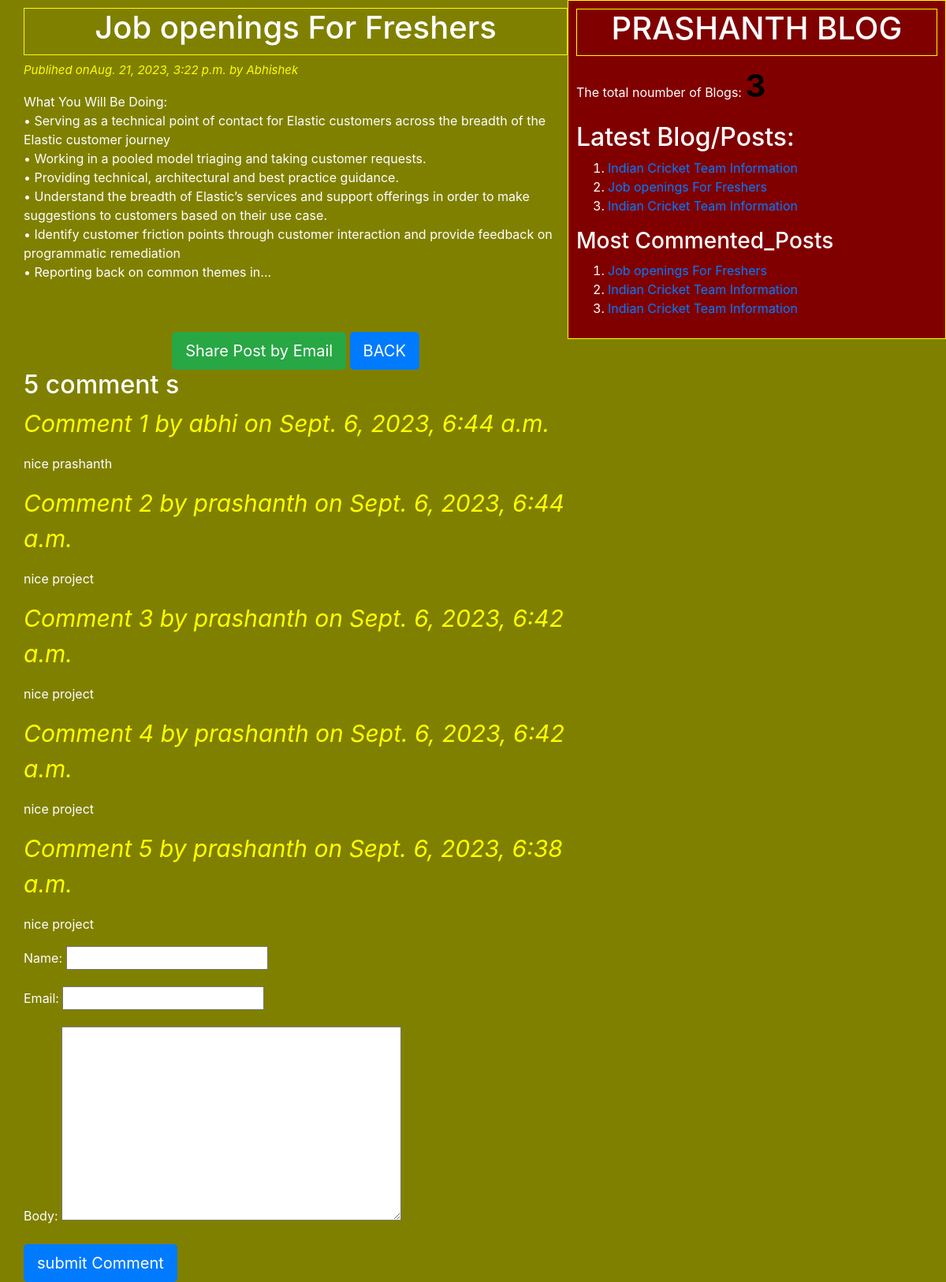
Page /2023/08/21/job-for-freshers/ on the committed database.
### blogapp/models.py (models this page shows, shortened)
class Post(models.Model):
    STATUS_CHOICES=(('draft','Draft'),('publish','Publish'))
    title=models.CharField(max_length=50)
    slug=models.SlugField(max_length=50,unique_for_date='publish')
    author=models.ForeignKey(User,related_name='blog_posts',on_delete=models.CASCADE)
    body=models.TextField()
    publish=models.DateTimeField(default=timezone.now)
    created = models.DateTimeField(auto_now_add=True)
    updated = models.DateTimeField(auto_now=True)
    status=models.CharField(max_length=50,choices=STATUS_CHOICES,default='draft')
    objects=CustomManager()
    tags=TaggableManager()
    class Meta:
        ordering=('-publish',)
    def get_absolute_url(self):
        return reverse('post_detail',args=[self.publish.year,self.publish.strftime('%m'),self.publish.strftime('%d'),self.slug])

class Comments(models.Model):
    post=models.ForeignKey(Post,related_name='comments',on_delete=models.CASCADE)
    name=models.CharField(max_length=50)
    email=models.EmailField()
    body=models.TextField()
    created = models.DateTimeField(auto_now_add=True)
    updated = models.DateTimeField(auto_now=True)
    active=models.BooleanField(default=True)
    class Meta:
        ordering=('-created',)

### blogapp/views.py (the view)
# urls.py: re_path(r'^(?P<year>\d{4})/(?P<month>\d{2})/(?P<day>\d{2})/(?P<post>[-\w]+)/$', views.post_detail_view,name='post_detail'),
def post_detail_view(request,year,month,day,post):
     post=get_object_or_404(Post,slug=post,status='publish',publish__year=year,publish__month=month,publish__day=day)
     comments=post.comments.filter(active=True)
     csubmit=False
     if request.method =='POST':
          form=CommentForm(request.POST)
          if form.is_valid():
               new_comment=form.save(commit=False)
               new_comment.post=post
               new_comment.save()
               csubmit=True
     else:
          form=CommentForm()
     my_dict={'post':post,'csubmit':csubmit,'comments':comments,'form':form}
     return render(request=request, template_name='blogapp/post_detail.html', context=my_dict)

### blogapp/forms.py
class CommentForm(forms.ModelForm):
    class Meta:
        model=Comments
        fields=('name','email','body')

### blogapp/models.py (called while the page is built)
    def get_queryset(self):
        return super().get_queryset().filter(status='publish')

### blogapp/templatetags/blog_tags.py (called while the page is built)
@register.simple_tag(name='my_tag')
def total_posts():
    return Post.objects.count()

@register.inclusion_tag('blogapp/latest_posts.html')
def show_latest_posts():
    latest_posts=Post.objects.order_by('-publish')[:3]
    return {'latest_posts':latest_posts}

@register.simple_tag()
def get_post_commented_posts(count=3):
    return Post.objects.annotate(total_comments=Count('comments')).order_by('-total_comments')[:count]

### templates/blogapp/post_detail.html (shortened to what this page needs)
<!DOCTYPE html>
{% extends 'blogapp/base.html' %}
{% block content_block %}
    <h1>{{post.title}}</h1>
    <p id="date">Publihed on{{post.publish}} by {{post.author|title}}</p>
            {{post.body|linebreaks}}
    <br><br>
    <div class="container" align="center">
        <a href="/{{post.id}}/share" class="btn btn-lg btn-success">Share Post by Email</a>
         <a href="http://127.0.0.1:8000/" class="btn btn-primary btn-lg" > BACK</a>
    </div>
    {% with comments.count as comments_count %}
        <h2>{{comments_count}} comment {{comments_count|pluralize}}</h2>
    {% endwith %}
    {% if comments %}
        {% for comment in comments %}
                <p id="ch"> Comment {{forloop.counter}} by {{comment.name}} on {{comment.created}}</p>
                <div class="cb">
                    {{comment.body|linebreaks}}
                </div>
         {% endfor %}
    {% else %}
            <p>There are no comments yet!!!</p>
    {% endif %}
    {% if csubmit %}
        <h2>your Comment added successfully</h2>
    {% else %}
        <form action="" method="post">
                {{form.as_p}}
            <input type="submit" name="" class="btn btn-primary btn-lg" value="submit Comment">
        </form>
    {% endif %}
{% endblock content_block %}

### templates/blogapp/base.html (shortened to what this page needs)
<!DOCTYPE html>
{% load blog_tags %}
{% load static %}
<html>
<head>
<link rel="stylesheet" type="text/css" href="{% static "css/blogapp.css" %}">
<link rel="stylesheet" href="https://stackpath.bootstrapcdn.com/bootstrap/4.5.2/css/bootstrap.min.css" integrity="sha384-
JcKb8q3iqJ61gNV9KGb8thSsNjpSL0n8PARn9HuZOnIxN0hoP+VmmDGMN5t9UJ0Z">
</head>
<body class="first">
        <div class="content">
                {% block content_block %}
                {% endblock content_block %}
        </div>
        <div class="sidebar">
            <h1>PRASHANTH BLOG</h1>
            <p> The total noumber of Blogs: <span id="pcount">{% my_tag %}</span></p>
            <h2>Latest Blog/Posts:</h2>{% show_latest_posts %}
            <h3>Most Commented_Posts</h3>
            {% get_post_commented_posts as m_c_p %}
            <ol>
                {% for post in m_c_p %}
                     <li><a href="{{ post.get_absolute_url }}">{{ post.title }}</a></li>
                {% endfor %}
            </ol>
        </div>
</body>
</html>

### templates/blogapp/latest_posts.html
<ol>
    {% for post in latest_posts %}
            <li><a href="{{ post.get_absolute_url }}">{{ post.title }}</a></li>
     {% endfor %}
</ol>

### static/css/blogapp.css (style rules this page uses)
.content { width:60%; float:left; padding:10px 0 0 30px; background:#808000; height:100% }
.sidebar { width:40%; float:right; padding:10px; background: #800000; height:100% text-align:center; border:1px solid yellow; padding-bottom:10px; }
h1 { text-align:center; border:1px solid yellow; padding-bottom:10px; }
.first { background:#808000; color:white; }
#date { color:yellow; font-size:15px; font-style:italic; }
#ch { color:yellow; font-size:30px; font-style:italic; border-bottom:2px solid yellow: }
#pcount { color:black; font-size:40px; font-weight:bold; }

### rows in the picture
Post: title "Job openings For Freshers", publish "Aug. 21, 2023, 3:22 p.m.", author "Abhishek", body "What You Will Be Doing: • Serving as a technical point of contact for Elastic customers across the breadth of the Elastic customer journey • Working in a pooled model triaging and taking customer requests. • Providing technical, architectural and best practice guidance. • Understand the breadth of Elastic’s services and support offerings in order to make suggestions to customers based on their use case. • Identify customer friction points through customer interaction and provide feedback on programmatic remediation • Reporting back on common themes in..."
Comments: name "abhi", created "Sept. 6, 2023, 6:44 a.m.", body "nice prashanth"
Comments: name "prashanth", created "Sept. 6, 2023, 6:44 a.m.", body "nice project"
Comments: name "prashanth", created "Sept. 6, 2023, 6:42 a.m.", body "nice project"
Comments: name "prashanth", created "Sept. 6, 2023, 6:42 a.m.", body "nice project"
Comments: name "prashanth", created "Sept. 6, 2023, 6:38 a.m.", body "nice project"
Post: title "Indian Cricket Team Information"
Post: title "Indian Cricket Team Information"

### other values in the picture
{{ comments_count }} "5"
